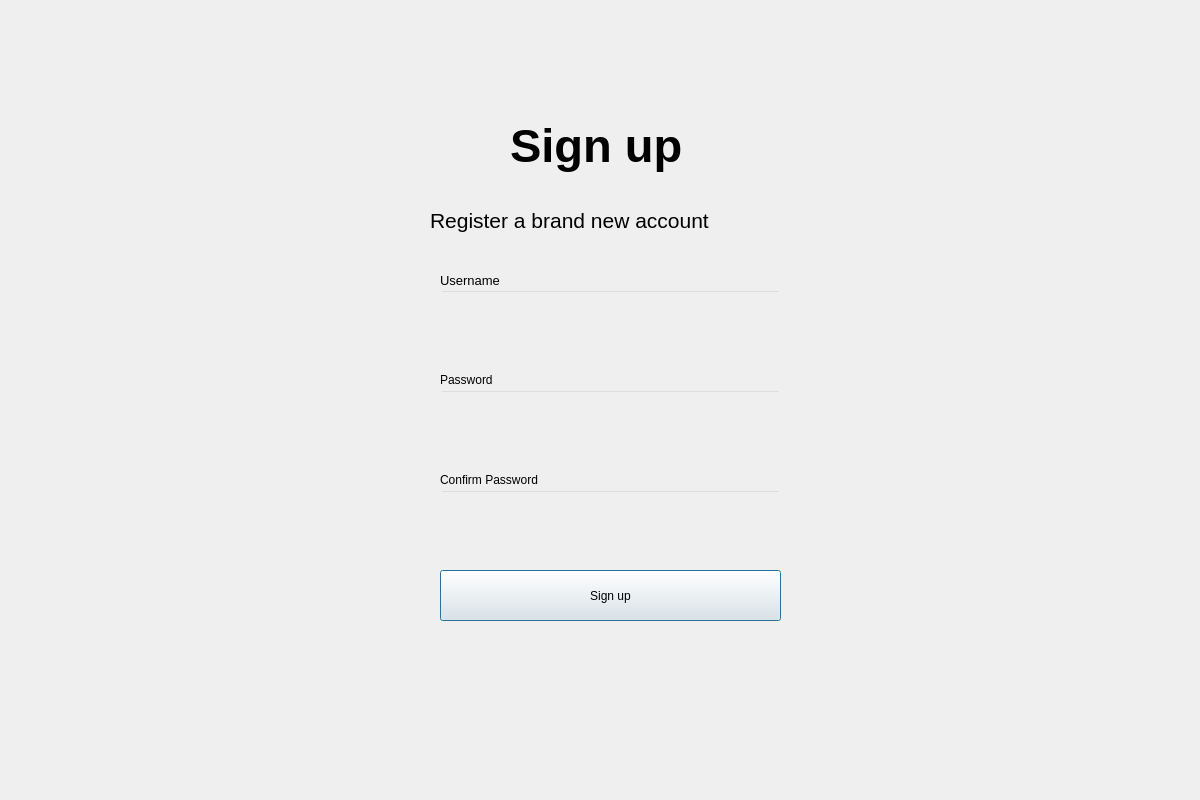
<?xml version="1.0" encoding="UTF-8"?>
<ui version="4.0">
 <class>Dialog</class>
 <widget class="QDialog" name="Dialog">
  <property name="geometry">
   <rect>
    <x>0</x>
    <y>0</y>
    <width>1200</width>
    <height>800</height>
   </rect>
  </property>
  <property name="windowTitle">
   <string>Dialog</string>
  </property>
  <widget class="QWidget" name="bgwidget" native="true">
   <property name="geometry">
    <rect>
     <x>0</x>
     <y>0</y>
     <width>1201</width>
     <height>801</height>
    </rect>
   </property>
   <property name="styleSheet">
    <string notr="true"/>
   </property>
   <widget class="QLabel" name="label">
    <property name="geometry">
     <rect>
      <x>510</x>
      <y>110</y>
      <width>211</width>
      <height>71</height>
     </rect>
    </property>
    <property name="styleSheet">
     <string notr="true">font: bold 35pt; 
 qproperty-alignment: AlignCenter;</string>
    </property>
    <property name="text">
     <string>Sign up</string>
    </property>
   </widget>
   <widget class="QLabel" name="label_2">
    <property name="geometry">
     <rect>
      <x>430</x>
      <y>200</y>
      <width>381</width>
      <height>41</height>
     </rect>
    </property>
    <property name="styleSheet">
     <string notr="true">font: 16pt;
 qproperty-alignment: AlignCenter;</string>
    </property>
    <property name="text">
     <string>Register a brand new account</string>
    </property>
   </widget>
   <widget class="QPushButton" name="signup">
    <property name="geometry">
     <rect>
      <x>440</x>
      <y>570</y>
      <width>341</width>
      <height>51</height>
     </rect>
    </property>
    <property name="styleSheet">
     <string notr="true"/>
    </property>
    <property name="text">
     <string>Sign up</string>
    </property>
   </widget>
   <widget class="QLineEdit" name="emailfield">
    <property name="geometry">
     <rect>
      <x>440</x>
      <y>290</y>
      <width>341</width>
      <height>51</height>
     </rect>
    </property>
    <property name="styleSheet">
     <string notr="true">background-color:rgba(0,0,0,0);
font: 12pt &quot;MS Shell Dlg 2&quot;;</string>
    </property>
   </widget>
   <widget class="QLineEdit" name="passwordfield">
    <property name="geometry">
     <rect>
      <x>440</x>
      <y>390</y>
      <width>341</width>
      <height>51</height>
     </rect>
    </property>
    <property name="styleSheet">
     <string notr="true">background-color:rgba(0,0,0,0);
font: 12pt &quot;MS Shell Dlg 2&quot;;</string>
    </property>
   </widget>
   <widget class="QLabel" name="label_3">
    <property name="geometry">
     <rect>
      <x>440</x>
      <y>270</y>
      <width>81</width>
      <height>20</height>
     </rect>
    </property>
    <property name="font">
     <font>
      <family>MS Shell Dlg 2</family>
      <pointsize>10</pointsize>
      <italic>false</italic>
      <bold>false</bold>
     </font>
    </property>
    <property name="styleSheet">
     <string notr="true"/>
    </property>
    <property name="text">
     <string>Username</string>
    </property>
   </widget>
   <widget class="QLabel" name="label_4">
    <property name="geometry">
     <rect>
      <x>440</x>
      <y>370</y>
      <width>81</width>
      <height>20</height>
     </rect>
    </property>
    <property name="styleSheet">
     <string notr="true"/>
    </property>
    <property name="text">
     <string>Password</string>
    </property>
   </widget>
   <widget class="QLabel" name="error">
    <property name="geometry">
     <rect>
      <x>440</x>
      <y>540</y>
      <width>511</width>
      <height>20</height>
     </rect>
    </property>
    <property name="styleSheet">
     <string notr="true">font: 12pt &quot;MS Shell Dlg 2&quot;; color:red;</string>
    </property>
    <property name="text">
     <string/>
    </property>
   </widget>
   <widget class="QLabel" name="label_5">
    <property name="geometry">
     <rect>
      <x>440</x>
      <y>470</y>
      <width>141</width>
      <height>20</height>
     </rect>
    </property>
    <property name="styleSheet">
     <string notr="true"/>
    </property>
    <property name="text">
     <string>Confirm Password</string>
    </property>
   </widget>
   <widget class="QLineEdit" name="confirmpasswordfield">
    <property name="geometry">
     <rect>
      <x>440</x>
      <y>490</y>
      <width>341</width>
      <height>51</height>
     </rect>
    </property>
    <property name="styleSheet">
     <string notr="true">background-color:rgba(0,0,0,0);
font: 12pt &quot;MS Shell Dlg 2&quot;;</string>
    </property>
   </widget>
  </widget>
 </widget>
 <resources/>
 <connections/>
</ui>
